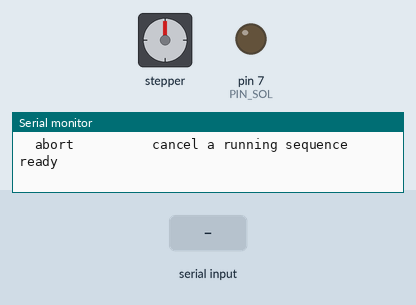
Recording of a sketch running on a simulated Arduino Uno, built with avr-gcc and run on an emulated ATmega328P. On the bench: stepper motor, output pins drawn as LEDs (lit = HIGH), the last lines printed to the serial monitor. Wiring (inferred from the names in the program): stepper motor driver (200 steps per turn assumed): step pin 3; direction pin 4. The inputs (shaded band) are chosen by the test bench. Pins used as bus, display or sensor lines are not drawn.

Above: at 1.2 s.
1.3 s: "advance\n" received over Serial
At 1.75 s:
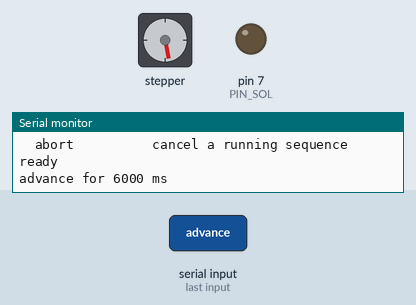
At 2.65 s:
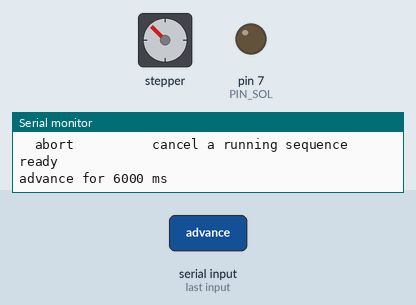
4.3 s: "1\n" received over Serial
7.3 s: "pulse\n" received over Serial
At 7.7 s:
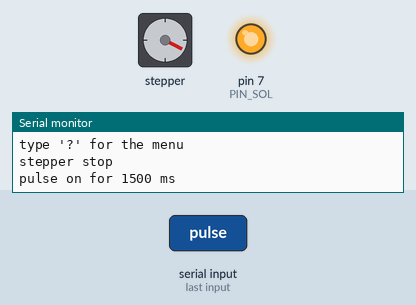
Timing chart, 0 to 10.3 s (numbered marks = the images above; inputs shaded):
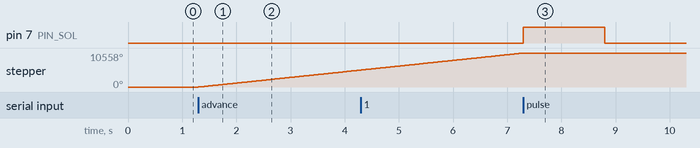

The sketch:

extinguisher_test.ino
```cpp
/*
 * extinguisher_test.ino -- standalone test for the FireBot696 extinguishing
 * mechanism: solenoid pin-puller (D7 via NMOS Q1) + A4988 stepper driving
 * the lead-screw clamp (STEP=D3, DIR=D4). No drive motors, no sensors --
 * just the two actuators that put the fire out.
 *
 * Open the Arduino IDE Serial Monitor at 115200 baud, line ending
 * "Newline". Type one of:
 *
 *   ? | h              print this menu
 *   pin on             energize solenoid (pin pulled)
 *   pin off            de-energize solenoid (reset)
 *   pulse [ms]         pin on -> wait <ms> -> pin off (default 1500 ms)
 *   advance            run lead-screw forward (auto-stops after 6 s)
 *   retract            run lead-screw reverse (auto-stops after 6 s)
 *   stop | s           halt the stepper immediately
 *   seq                full discharge sequence:
 *                         pin on (1.5 s) -> pin off ->
 *                         advance (6 s) -> pause ->
 *                         retract (6 s) -> idle
 *   abort              cancel a running sequence
 *
 * The stepper is stepped non-blockingly via micros(), so commands always
 * respond even while the lead-screw is running. EXT_*_MS constants match
 * the unified firmware so behavior is identical to what the brain node
 * drives in production.
 */

#include <Arduino.h>

// ---------- Pin map (FROM Fire_Bot.net) ----------
const uint8_t PIN_STEP = 3;
const uint8_t PIN_DIR  = 4;
const uint8_t PIN_SOL  = 7;

// ---------- Timing constants (match firebot_mega.ino) ----------
const uint32_t EXT_PIN_PULL_MS = 1500;  // default pulse length
const uint32_t EXT_ADVANCE_MS  = 6000;
const uint32_t EXT_RETRACT_MS  = 6000;
const uint16_t STEP_HALF_US    = 500;   // ~1 kHz full-step rate

// ---------- Stepper (non-blocking) ----------
int      g_step_dir = 0;                // -1 retract, 0 idle, +1 advance
uint32_t g_last_step_toggle_us = 0;
uint8_t  g_step_level = LOW;
uint32_t g_step_start_ms = 0;
uint32_t g_step_auto_stop_ms = 0;       // 0 = no auto-stop

// ---------- Solenoid (non-blocking pulse) ----------
bool     g_sol_pulse_active = false;
uint32_t g_sol_pulse_end_ms = 0;

// ---------- Discharge sequence FSM ----------
enum SeqPhase : uint8_t {
  SEQ_IDLE = 0,
  SEQ_PIN_ON,
  SEQ_PIN_HOLD,
  SEQ_ADVANCE,
  SEQ_PAUSE_AFTER_ADVANCE,
  SEQ_RETRACT,
  SEQ_DONE
};
uint8_t  g_seq = SEQ_IDLE;
uint32_t g_seq_phase_start = 0;
const uint32_t SEQ_PAUSE_MS = 500;

// ---------- Serial parser ----------
char    g_rx[48];
uint8_t g_rx_len = 0;

// ---------- Actuator helpers ----------
static void solOn()  { digitalWrite(PIN_SOL, HIGH); }
static void solOff() { digitalWrite(PIN_SOL, LOW); }

static void startPulse(uint32_t ms) {
  solOn();
  g_sol_pulse_active = true;
  g_sol_pulse_end_ms = millis() + ms;
  Serial.print(F("pulse on for ")); Serial.print(ms); Serial.println(F(" ms"));
}

static void servicePulse() {
  if (!g_sol_pulse_active) return;
  if ((int32_t)(millis() - g_sol_pulse_end_ms) >= 0) {
    g_sol_pulse_active = false;
    solOff();
    Serial.println(F("pulse off"));
  }
}

static void stepperAdvance(uint32_t auto_stop_ms) {
  digitalWrite(PIN_DIR, HIGH);
  g_step_dir = +1;
  g_step_start_ms = millis();
  g_step_auto_stop_ms = auto_stop_ms;
  Serial.print(F("advance for ")); Serial.print(auto_stop_ms); Serial.println(F(" ms"));
}

static void stepperRetract(uint32_t auto_stop_ms) {
  digitalWrite(PIN_DIR, LOW);
  g_step_dir = -1;
  g_step_start_ms = millis();
  g_step_auto_stop_ms = auto_stop_ms;
  Serial.print(F("retract for ")); Serial.print(auto_stop_ms); Serial.println(F(" ms"));
}

static void stepperStop() {
  if (g_step_dir == 0 && g_step_auto_stop_ms == 0) return;
  g_step_dir = 0;
  g_step_auto_stop_ms = 0;
  digitalWrite(PIN_STEP, LOW);
  Serial.println(F("stepper stop"));
}

static void serviceStepper() {
  if (g_step_dir == 0) return;
  uint32_t now_us = micros();
  if ((uint32_t)(now_us - g_last_step_toggle_us) >= STEP_HALF_US) {
    g_step_level = !g_step_level;
    digitalWrite(PIN_STEP, g_step_level);
    g_last_step_toggle_us = now_us;
  }
  if (g_step_auto_stop_ms &&
      (millis() - g_step_start_ms) >= g_step_auto_stop_ms) {
    stepperStop();
  }
}

// ---------- Discharge sequence ----------
static void seqEnter(uint8_t phase) {
  g_seq = phase;
  g_seq_phase_start = millis();
  switch (phase) {
    case SEQ_PIN_ON:
      solOn();
      Serial.println(F("seq: pin on"));
      break;
    case SEQ_PIN_HOLD:
      solOff();
      Serial.println(F("seq: pin released"));
      break;
    case SEQ_ADVANCE:
      stepperAdvance(EXT_ADVANCE_MS);
      Serial.println(F("seq: advance"));
      break;
    case SEQ_PAUSE_AFTER_ADVANCE:
      stepperStop();
      Serial.println(F("seq: pause"));
      break;
    case SEQ_RETRACT:
      stepperRetract(EXT_RETRACT_MS);
      Serial.println(F("seq: retract"));
      break;
    case SEQ_DONE:
      stepperStop();
      solOff();
      Serial.println(F("seq: DONE"));
      break;
    case SEQ_IDLE:
    default:
      break;
  }
}

static void seqStart() {
  Serial.println(F("seq: start"));
  seqEnter(SEQ_PIN_ON);
}

static void seqAbort() {
  if (g_seq == SEQ_IDLE) return;
  g_seq = SEQ_IDLE;
  stepperStop();
  solOff();
  Serial.println(F("seq: aborted"));
}

static void serviceSequence() {
  if (g_seq == SEQ_IDLE || g_seq == SEQ_DONE) {
    if (g_seq == SEQ_DONE) g_seq = SEQ_IDLE;
    return;
  }
  uint32_t elapsed = millis() - g_seq_phase_start;
  switch (g_seq) {
    case SEQ_PIN_ON:
      if (elapsed >= EXT_PIN_PULL_MS) seqEnter(SEQ_PIN_HOLD);
      break;
    case SEQ_PIN_HOLD:
      if (elapsed >= SEQ_PAUSE_MS) seqEnter(SEQ_ADVANCE);
      break;
    case SEQ_ADVANCE:
      if (elapsed >= EXT_ADVANCE_MS) seqEnter(SEQ_PAUSE_AFTER_ADVANCE);
      break;
    case SEQ_PAUSE_AFTER_ADVANCE:
      if (elapsed >= SEQ_PAUSE_MS) seqEnter(SEQ_RETRACT);
      break;
    case SEQ_RETRACT:
      if (elapsed >= EXT_RETRACT_MS) seqEnter(SEQ_DONE);
      break;
    default: break;
  }
}

// ---------- Command parser ----------
static void printMenu() {
  Serial.println();
  Serial.println(F("extinguisher_test.ino -- solenoid + A4988 standalone test"));
  Serial.println(F("Open Serial Monitor at 115200 baud, line ending = Newline."));
  Serial.println(F("Commands:"));
  Serial.println(F("  ? | h          this menu"));
  Serial.println(F("  pin on         solenoid energize"));
  Serial.println(F("  pin off        solenoid release"));
  Serial.println(F("  pulse [ms]     pin on -> off (default 1500 ms)"));
  Serial.println(F("  advance        lead-screw forward (auto-stops after 6 s)"));
  Serial.println(F("  retract        lead-screw reverse (auto-stops after 6 s)"));
  Serial.println(F("  stop | s       halt the stepper now"));
  Serial.println(F("  seq            full discharge: pin -> advance -> retract"));
  Serial.println(F("  abort          cancel a running sequence"));
  Serial.println();
}

static char* skipSpaces(char* p) {
  while (*p == ' ' || *p == '\t') p++;
  return p;
}

static bool parseArg(char* rest, int* out) {
  rest = skipSpaces(rest);
  if (!*rest) return false;
  int sign = 1;
  if (*rest == '-') { sign = -1; rest++; }
  if (*rest < '0' || *rest > '9') return false;
  int v = 0;
  while (*rest >= '0' && *rest <= '9') { v = v * 10 + (*rest - '0'); rest++; }
  *out = v * sign;
  return true;
}

static char* nextToken(char* p, char** tok) {
  p = skipSpaces(p);
  *tok = p;
  while (*p && *p != ' ' && *p != '\t') {
    if (*p >= 'A' && *p <= 'Z') *p += 32;
    p++;
  }
  if (*p) { *p = 0; p++; }
  return p;
}

static void handleLine(char* line) {
  char* cmd;
  char* rest = nextToken(line, &cmd);
  if (!*cmd) return;

  if (strcmp(cmd, "?") == 0 || strcmp(cmd, "h") == 0 || strcmp(cmd, "help") == 0) {
    printMenu(); return;
  }
  if (strcmp(cmd, "pin") == 0) {
    char* arg;
    nextToken(rest, &arg);
    if (strcmp(arg, "on") == 0 || strcmp(arg, "1") == 0) {
      seqAbort();
      solOn();
      g_sol_pulse_active = false;
      Serial.println(F("pin on"));
    } else {
      seqAbort();
      solOff();
      g_sol_pulse_active = false;
      Serial.println(F("pin off"));
    }
    return;
  }
  if (strcmp(cmd, "pulse") == 0) {
    int ms = (int)EXT_PIN_PULL_MS;
    parseArg(rest, &ms);
    if (ms < 50) ms = 50;
    seqAbort();
    startPulse((uint32_t)ms);
    return;
  }
  if (strcmp(cmd, "advance") == 0) {
    seqAbort();
    stepperAdvance(EXT_ADVANCE_MS);
    return;
  }
  if (strcmp(cmd, "retract") == 0) {
    seqAbort();
    stepperRetract(EXT_RETRACT_MS);
    return;
  }
  if (strcmp(cmd, "s") == 0 || strcmp(cmd, "stop") == 0) {
    seqAbort();
    stepperStop();
    return;
  }
  if (strcmp(cmd, "seq") == 0) {
    seqStart();
    return;
  }
  if (strcmp(cmd, "abort") == 0 || strcmp(cmd, "cancel") == 0) {
    seqAbort();
    return;
  }
  Serial.print(F("unknown: ")); Serial.println(cmd);
  Serial.println(F("type '?' for the menu"));
}

static void pollSerial() {
  while (Serial.available()) {
    char c = (char)Serial.read();
    if (c == '\r') continue;
    if (c == '\n') {
      g_rx[g_rx_len] = 0;
      if (g_rx_len > 0) handleLine(g_rx);
      g_rx_len = 0;
    } else if (g_rx_len < sizeof(g_rx) - 1) {
      g_rx[g_rx_len++] = c;
    } else {
      g_rx_len = 0;
    }
  }
}

// ---------- Arduino entry points ----------
void setup() {
  Serial.begin(115200);
  pinMode(PIN_STEP, OUTPUT);
  pinMode(PIN_DIR,  OUTPUT);
  pinMode(PIN_SOL,  OUTPUT);
  digitalWrite(PIN_STEP, LOW);
  digitalWrite(PIN_DIR,  LOW);
  digitalWrite(PIN_SOL,  LOW);
  printMenu();
  Serial.println(F("ready"));
}

void loop() {
  pollSerial();
  serviceStepper();
  servicePulse();
  serviceSequence();
}
```

Measured:
- after the input at 1.3 s, stepper: keeps turning clockwise at about 1760°/s, starting at once
- after the input at 7.3 s, pin 7 (PIN_SOL): LOW → HIGH at once, → LOW 1.5 s later; stepper: turns 45° clockwise, starting at once
